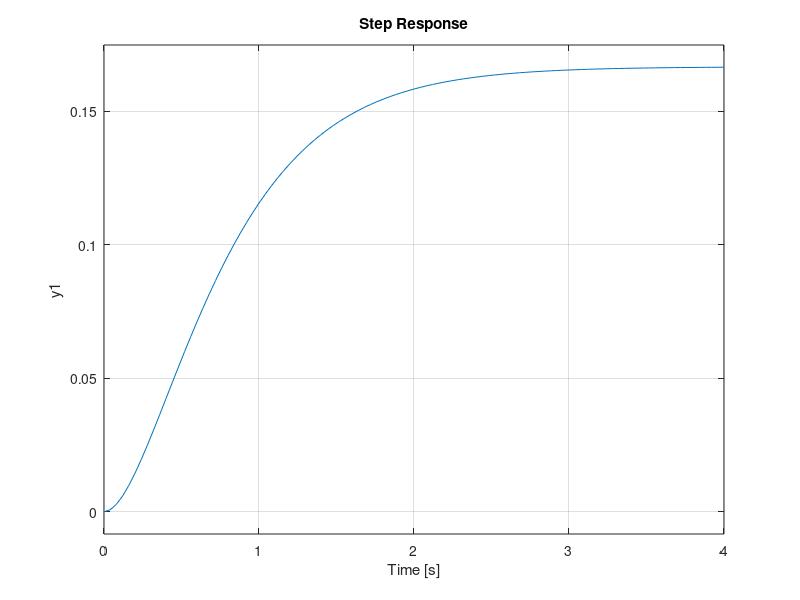

The MATLAB script that drew this image:
s = tf('s');
dur = 4;
%G = (1)/conv([1 2] [1 3]);
num = [1]; den = conv([1 2],[1 3]);
G = tf(num,den);

step(G,dur)
%rlocus(G)